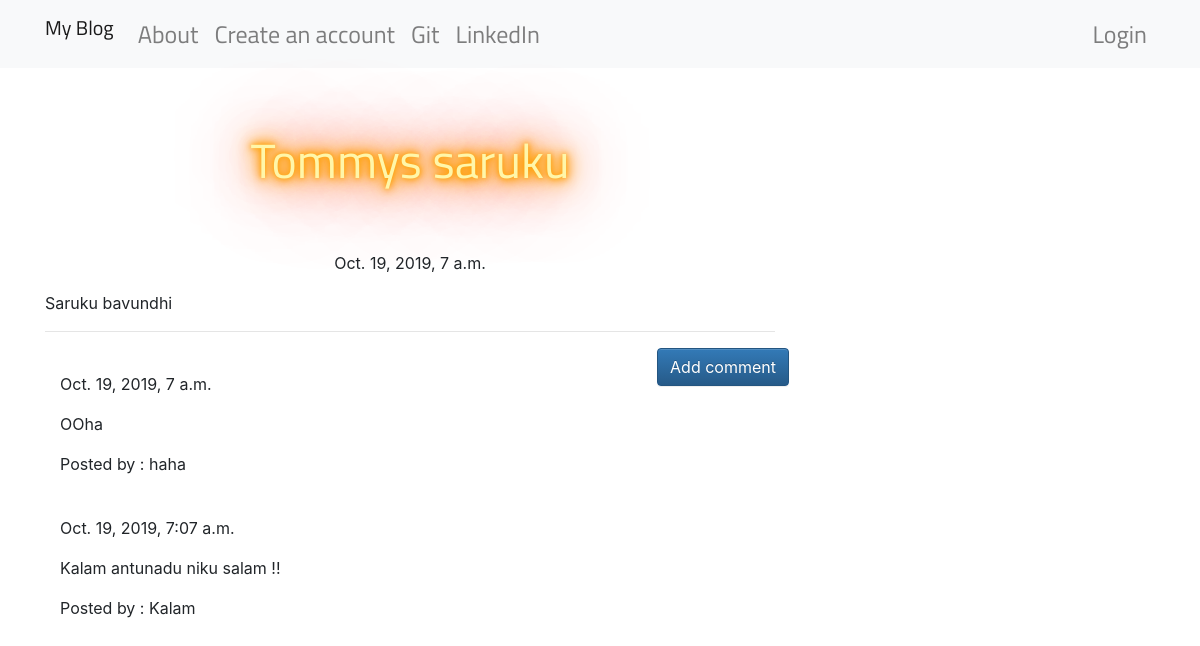
The app's page /blog/post/6 with its own data.
### blog/models.py (models this page shows, shortened)
class Post(models.Model):
    author = models.ForeignKey('auth.User',on_delete=models.CASCADE)
    title = models.CharField(max_length=256)
    text = models.TextField()
    create_date = models.DateTimeField(default=timezone.now())
    published_date = models.DateTimeField(blank=True,null=True)

class Comments(models.Model):
    post = models.ForeignKey('blog.Post',related_name='comments',on_delete=models.CASCADE)
    author = models.CharField(max_length=100)
    text = models.TextField()
    create_date= models.DateTimeField(default=timezone.now())
    approved_comment = models.BooleanField(default=False)

### blog/views.py (the view)
# urls.py: path('post/<int:pk>',PostDetailView.as_view(),name='post_detail'),
class PostDetailView(DetailView):
    model = Post

### blog/templates/blog/post_detail.html (shortened to what this page needs)
{% extends 'blog/base.html' %}
{% block mainblock %}
<h1 class="posttitle loader">{{post.title}}</h1>
{% if post.published_date %}
  <div class="date postdate">
    {{ post.published_date }}
  </div>
{% else %}
    <a  class="btn btn-default" href="{% url 'blog:post_publish' pk=post.pk %}">Publish</a>
{% endif %}
<p class="postcontent">{{post.text|safe|linebreaksbr}}</p>
<hr>
<a class="btn btn-primary btn-comment" href="{% url 'blog:add_comment_to_post' pk=post.pk %}">Add comment</a>
<div class="container">
{% for comment in post.comments.all %}
<br>
    {% if user.is_authenticated or comment.approved_comment %}
      {{comment.create_date}}
        <p>{{comment.text|safe|linebreaks}}</p>
        <p>Posted by : {{comment.author}}</p>
    {% endif %}
    {% empty %}
    <p>No Comments !</p>
{% endfor %}
</div>
{% endblock %}

### blog/static/css/blog.css (style rules this page uses)
h1 { font-size: calc(5px + 18vh); line-height: calc(5px + 20vh); text-shadow: 0 0 5px #ffa500, 0 0 15px #ffa500, 0 0 20px #ffa500, 0 0 40px #ffa500, 0 0 60px #ff0000, 0 0 10px #ff8d00, 0 0 98px #ff0000; color: #fff6a9; font-family: "Sacramento", cursive; text-align: center; animation: blink 12s infinite; -webkit-animation: blink 12s infinite; }
.postdate { text-align: center; }
.posttitle { font-family: 'Titillium Web', sans-serif ; font-size : 3em; text-align: center; }
.postcontent { font-family: 'Monsterrat'; font-size: 1.5em; }
.btn-comment { position: absolute; right: 1px; }

### records on screen
Post: title "Tommys saruku", published_date "Oct. 19, 2019, 7 a.m.", text "Saruku bavundhi"
Comments: create_date "Oct. 19, 2019, 7 a.m.", text "OOha", author "haha"
Comments: create_date "Oct. 19, 2019, 7:07 a.m.", text "Kalam antunadu niku salam !!", author "Kalam"
